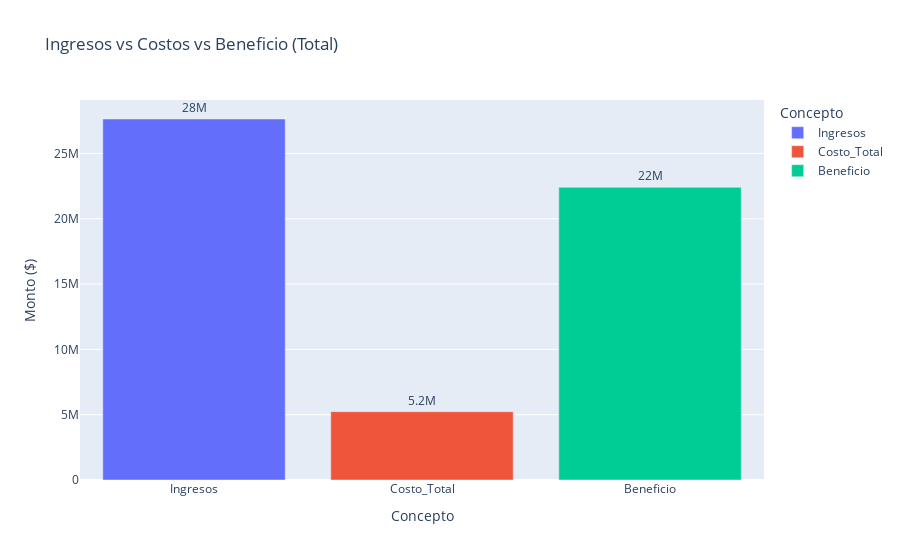

Notebook code for this chart:
### Markdown cell above
# Graficas

### Code cell
# Gráfico interactivo: Comparación general de ingresos, costos y beneficios
resumen_total_df = resumen_total.reset_index()
resumen_total_df.columns = ["Concepto", "Monto"]

fig = px.bar(
    resumen_total_df,
    x="Concepto",
    y="Monto",
    color="Concepto",
    title="Ingresos vs Costos vs Beneficio (Total)",
    text="Monto",
    labels={"Monto": "Monto ($)", "Concepto": "Concepto"}
)
fig.update_traces(texttemplate="%{text:.2s}", textposition="outside")
fig.update_layout(yaxis_title="Monto ($)", xaxis_title="Concepto")
fig.show()

### Figure 1 — Plotly figure (JSON) as saved in the notebook; plotly's stock layout.template omitted (floating-point values rounded to 4 significant figures)
{"data": [{"alignmentgroup": "True", "hovertemplate": "Concepto=%{x}<br>Monto ($)=%{text}<extra></extra>", "legendgroup": "Ingresos", "marker": {"color": "#636efa", "pattern": {"shape": ""}}, "name": "Ingresos", "offsetgroup": "Ingresos", "orientation": "v", "showlegend": true, "text": [27635500], "textposition": "outside", "texttemplate": "%{text:.2s}", "type": "bar", "x": ["Ingresos"], "xaxis": "x", "y": [27635500], "yaxis": "y"}, {"alignmentgroup": "True", "hovertemplate": "Concepto=%{x}<br>Monto ($)=%{text}<extra></extra>", "legendgroup": "Costo_Total", "marker": {"color": "#EF553B", "pattern": {"shape": ""}}, "name": "Costo_Total", "offsetgroup": "Costo_Total", "orientation": "v", "showlegend": true, "text": [5231050], "textposition": "outside", "texttemplate": "%{text:.2s}", "type": "bar", "x": ["Costo_Total"], "xaxis": "x", "y": [5231050], "yaxis": "y"}, {"alignmentgroup": "True", "hovertemplate": "Concepto=%{x}<br>Monto ($)=%{text}<extra></extra>", "legendgroup": "Beneficio", "marker": {"color": "#00cc96", "pattern": {"shape": ""}}, "name": "Beneficio", "offsetgroup": "Beneficio", "orientation": "v", "showlegend": true, "text": [22404450], "textposition": "outside", "texttemplate": "%{text:.2s}", "type": "bar", "x": ["Beneficio"], "xaxis": "x", "y": [22404450], "yaxis": "y"}], "layout": {"barmode": "relative", "legend": {"title": {"text": "Concepto"}, "tracegroupgap": 0}, "title": {"text": "Ingresos vs Costos vs Beneficio (Total)"}, "xaxis": {"anchor": "y", "categoryarray": ["Ingresos", "Costo_Total", "Beneficio"], "categoryorder": "array", "domain": [0, 1], "title": {"text": "Concepto"}}, "yaxis": {"anchor": "x", "domain": [0, 1], "title": {"text": "Monto ($)"}}}}
